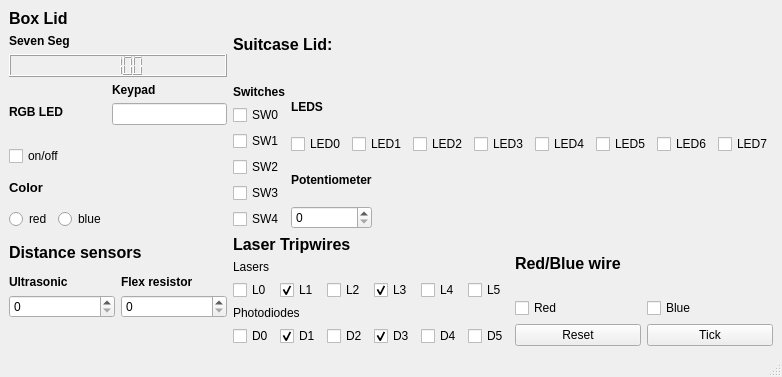
<?xml version="1.0" encoding="UTF-8"?>
<ui version="4.0">
 <class>MainWindow</class>
 <widget class="QMainWindow" name="MainWindow">
  <property name="geometry">
   <rect>
    <x>0</x>
    <y>0</y>
    <width>782</width>
    <height>377</height>
   </rect>
  </property>
  <property name="windowTitle">
   <string>Virtual Diffusing Station</string>
  </property>
  <widget class="QWidget" name="centralwidget">
   <layout class="QGridLayout" name="gridLayout">
    <item row="0" column="0">
     <layout class="QVBoxLayout" name="verticalLayout_13">
      <item>
       <widget class="QLabel" name="BoxLidLabel">
        <property name="font">
         <font>
          <pointsize>12</pointsize>
          <weight>75</weight>
          <bold>true</bold>
         </font>
        </property>
        <property name="text">
         <string>Box Lid</string>
        </property>
       </widget>
      </item>
      <item>
       <layout class="QVBoxLayout" name="verticalLayout_12">
        <item>
         <widget class="QLabel" name="SevenSegLabel">
          <property name="font">
           <font>
            <weight>75</weight>
            <bold>true</bold>
           </font>
          </property>
          <property name="text">
           <string>Seven Seg</string>
          </property>
         </widget>
        </item>
        <item>
         <widget class="QLCDNumber" name="LcdDisplay">
          <property name="font">
           <font>
            <weight>75</weight>
            <bold>true</bold>
           </font>
          </property>
          <property name="intValue" stdset="0">
           <number>100</number>
          </property>
         </widget>
        </item>
        <item>
         <layout class="QHBoxLayout" name="horizontalLayout_7">
          <item>
           <layout class="QVBoxLayout" name="verticalLayout_9">
            <item>
             <widget class="QLabel" name="RgbLabel">
              <property name="font">
               <font>
                <weight>75</weight>
                <bold>true</bold>
               </font>
              </property>
              <property name="text">
               <string>RGB LED</string>
              </property>
             </widget>
            </item>
            <item>
             <widget class="QCheckBox" name="RgbOnOffCheckbox">
              <property name="text">
               <string>on/off</string>
              </property>
             </widget>
            </item>
            <item>
             <layout class="QVBoxLayout" name="verticalLayout_10">
              <item>
               <widget class="QLabel" name="label_12">
                <property name="font">
                 <font>
                  <pointsize>10</pointsize>
                  <weight>75</weight>
                  <bold>true</bold>
                 </font>
                </property>
                <property name="text">
                 <string>Color</string>
                </property>
               </widget>
              </item>
              <item>
               <layout class="QHBoxLayout" name="horizontalLayout_6">
                <item>
                 <widget class="QRadioButton" name="RedRadio">
                  <property name="text">
                   <string>red</string>
                  </property>
                 </widget>
                </item>
                <item>
                 <widget class="QRadioButton" name="BlueRadio">
                  <property name="text">
                   <string>blue</string>
                  </property>
                 </widget>
                </item>
               </layout>
              </item>
             </layout>
            </item>
           </layout>
          </item>
          <item>
           <layout class="QVBoxLayout" name="verticalLayout_11">
            <item>
             <widget class="QLabel" name="KeypadLabel">
              <property name="font">
               <font>
                <weight>75</weight>
                <bold>true</bold>
               </font>
              </property>
              <property name="text">
               <string>Keypad</string>
              </property>
             </widget>
            </item>
            <item>
             <widget class="QLineEdit" name="KeypadTextbox"/>
            </item>
            <item>
             <spacer name="verticalSpacer">
              <property name="orientation">
               <enum>Qt::Vertical</enum>
              </property>
              <property name="sizeHint" stdset="0">
               <size>
                <width>20</width>
                <height>40</height>
               </size>
              </property>
             </spacer>
            </item>
           </layout>
          </item>
         </layout>
        </item>
       </layout>
      </item>
     </layout>
    </item>
    <item row="0" column="1" colspan="2">
     <layout class="QVBoxLayout" name="verticalLayout_5">
      <item>
       <widget class="QLabel" name="SuitcaseLidLabel">
        <property name="font">
         <font>
          <pointsize>12</pointsize>
          <weight>75</weight>
          <bold>true</bold>
         </font>
        </property>
        <property name="text">
         <string>Suitcase Lid:</string>
        </property>
       </widget>
      </item>
      <item>
       <layout class="QHBoxLayout" name="horizontalLayout_3">
        <item>
         <layout class="QVBoxLayout" name="verticalLayout">
          <item>
           <widget class="QLabel" name="SwitchesLabel">
            <property name="font">
             <font>
              <weight>75</weight>
              <bold>true</bold>
             </font>
            </property>
            <property name="text">
             <string>Switches</string>
            </property>
           </widget>
          </item>
          <item>
           <widget class="QCheckBox" name="Sw0Checkbox">
            <property name="text">
             <string>SW0</string>
            </property>
           </widget>
          </item>
          <item>
           <widget class="QCheckBox" name="Sw1Checkbox">
            <property name="text">
             <string>SW1</string>
            </property>
           </widget>
          </item>
          <item>
           <widget class="QCheckBox" name="Sw2Checkbox">
            <property name="text">
             <string>SW2</string>
            </property>
           </widget>
          </item>
          <item>
           <widget class="QCheckBox" name="Sw3Checkbox">
            <property name="text">
             <string>SW3</string>
            </property>
           </widget>
          </item>
          <item>
           <widget class="QCheckBox" name="Sw4Checkbox">
            <property name="text">
             <string>SW4</string>
            </property>
           </widget>
          </item>
         </layout>
        </item>
        <item>
         <layout class="QVBoxLayout" name="verticalLayout_4">
          <item>
           <layout class="QVBoxLayout" name="verticalLayout_2">
            <item>
             <widget class="QLabel" name="LedsLabel">
              <property name="font">
               <font>
                <weight>75</weight>
                <bold>true</bold>
               </font>
              </property>
              <property name="text">
               <string>LEDS</string>
              </property>
             </widget>
            </item>
            <item>
             <layout class="QHBoxLayout" name="horizontalLayout">
              <item>
               <widget class="QCheckBox" name="Led0Checkbox">
                <property name="text">
                 <string>LED0</string>
                </property>
               </widget>
              </item>
              <item>
               <widget class="QCheckBox" name="Led1Checkbox">
                <property name="text">
                 <string>LED1</string>
                </property>
               </widget>
              </item>
              <item>
               <widget class="QCheckBox" name="Led2Checkbox">
                <property name="text">
                 <string>LED2</string>
                </property>
               </widget>
              </item>
              <item>
               <widget class="QCheckBox" name="Led3Checkbox">
                <property name="text">
                 <string>LED3</string>
                </property>
               </widget>
              </item>
              <item>
               <widget class="QCheckBox" name="Led4Checkbox">
                <property name="text">
                 <string>LED4</string>
                </property>
               </widget>
              </item>
              <item>
               <widget class="QCheckBox" name="Led5Checkbox">
                <property name="text">
                 <string>LED5</string>
                </property>
               </widget>
              </item>
              <item>
               <widget class="QCheckBox" name="Led6Checkbox">
                <property name="text">
                 <string>LED6</string>
                </property>
               </widget>
              </item>
              <item>
               <widget class="QCheckBox" name="Led7Checkbox">
                <property name="text">
                 <string>LED7</string>
                </property>
               </widget>
              </item>
             </layout>
            </item>
           </layout>
          </item>
          <item>
           <layout class="QHBoxLayout" name="horizontalLayout_2">
            <item>
             <layout class="QVBoxLayout" name="verticalLayout_3">
              <item>
               <widget class="QLabel" name="PotLabel">
                <property name="font">
                 <font>
                  <weight>75</weight>
                  <bold>true</bold>
                 </font>
                </property>
                <property name="text">
                 <string>Potentiometer</string>
                </property>
               </widget>
              </item>
              <item>
               <widget class="QSpinBox" name="PotSpinbox"/>
              </item>
             </layout>
            </item>
            <item>
             <spacer name="horizontalSpacer">
              <property name="orientation">
               <enum>Qt::Horizontal</enum>
              </property>
              <property name="sizeHint" stdset="0">
               <size>
                <width>40</width>
                <height>20</height>
               </size>
              </property>
             </spacer>
            </item>
           </layout>
          </item>
         </layout>
        </item>
       </layout>
      </item>
     </layout>
    </item>
    <item row="1" column="0">
     <layout class="QVBoxLayout" name="verticalLayout_17">
      <item>
       <widget class="QLabel" name="label_14">
        <property name="font">
         <font>
          <pointsize>12</pointsize>
          <weight>75</weight>
          <bold>true</bold>
         </font>
        </property>
        <property name="text">
         <string>Distance sensors</string>
        </property>
       </widget>
      </item>
      <item>
       <layout class="QHBoxLayout" name="horizontalLayout_9">
        <item>
         <layout class="QVBoxLayout" name="verticalLayout_15">
          <item>
           <widget class="QLabel" name="label_15">
            <property name="font">
             <font>
              <weight>75</weight>
              <bold>true</bold>
             </font>
            </property>
            <property name="text">
             <string>Ultrasonic</string>
            </property>
           </widget>
          </item>
          <item>
           <widget class="QSpinBox" name="UltrasonicSpinbox"/>
          </item>
         </layout>
        </item>
        <item>
         <layout class="QVBoxLayout" name="verticalLayout_16">
          <item>
           <widget class="QLabel" name="label_16">
            <property name="font">
             <font>
              <weight>75</weight>
              <bold>true</bold>
             </font>
            </property>
            <property name="text">
             <string>Flex resistor</string>
            </property>
           </widget>
          </item>
          <item>
           <widget class="QSpinBox" name="FlexSpinbox"/>
          </item>
         </layout>
        </item>
       </layout>
      </item>
     </layout>
    </item>
    <item row="1" column="1" rowspan="2">
     <layout class="QVBoxLayout" name="verticalLayout_6">
      <item>
       <widget class="QLabel" name="label_5">
        <property name="font">
         <font>
          <pointsize>12</pointsize>
          <weight>75</weight>
          <bold>true</bold>
         </font>
        </property>
        <property name="text">
         <string>Laser Tripwires</string>
        </property>
       </widget>
      </item>
      <item>
       <layout class="QVBoxLayout" name="verticalLayout_7">
        <item>
         <widget class="QLabel" name="label_6">
          <property name="text">
           <string>Lasers</string>
          </property>
         </widget>
        </item>
        <item>
         <layout class="QHBoxLayout" name="horizontalLayout_4">
          <item>
           <widget class="QCheckBox" name="L0Checkbox">
            <property name="text">
             <string>L0</string>
            </property>
           </widget>
          </item>
          <item>
           <widget class="QCheckBox" name="L1Checkbox">
            <property name="text">
             <string>L1</string>
            </property>
            <property name="checked">
             <bool>true</bool>
            </property>
           </widget>
          </item>
          <item>
           <widget class="QCheckBox" name="L2Checkbox">
            <property name="text">
             <string>L2</string>
            </property>
           </widget>
          </item>
          <item>
           <widget class="QCheckBox" name="L3Checkbox">
            <property name="text">
             <string>L3</string>
            </property>
            <property name="checked">
             <bool>true</bool>
            </property>
           </widget>
          </item>
          <item>
           <widget class="QCheckBox" name="L4Checkbox">
            <property name="text">
             <string>L4</string>
            </property>
           </widget>
          </item>
          <item>
           <widget class="QCheckBox" name="L5Checkbox">
            <property name="text">
             <string>L5</string>
            </property>
           </widget>
          </item>
         </layout>
        </item>
       </layout>
      </item>
      <item>
       <layout class="QVBoxLayout" name="verticalLayout_8">
        <item>
         <widget class="QLabel" name="label_7">
          <property name="text">
           <string>Photodiodes</string>
          </property>
         </widget>
        </item>
        <item>
         <layout class="QHBoxLayout" name="horizontalLayout_5">
          <item>
           <widget class="QCheckBox" name="D0Checkbox">
            <property name="text">
             <string>D0</string>
            </property>
           </widget>
          </item>
          <item>
           <widget class="QCheckBox" name="D1Checkbox">
            <property name="text">
             <string>D1</string>
            </property>
            <property name="checked">
             <bool>true</bool>
            </property>
           </widget>
          </item>
          <item>
           <widget class="QCheckBox" name="D2Checkbox">
            <property name="text">
             <string>D2</string>
            </property>
           </widget>
          </item>
          <item>
           <widget class="QCheckBox" name="D3Checkbox">
            <property name="text">
             <string>D3</string>
            </property>
            <property name="checked">
             <bool>true</bool>
            </property>
           </widget>
          </item>
          <item>
           <widget class="QCheckBox" name="D4Checkbox">
            <property name="text">
             <string>D4</string>
            </property>
           </widget>
          </item>
          <item>
           <widget class="QCheckBox" name="D5Checkbox">
            <property name="text">
             <string>D5</string>
            </property>
           </widget>
          </item>
         </layout>
        </item>
       </layout>
      </item>
     </layout>
    </item>
    <item row="1" column="2">
     <layout class="QVBoxLayout" name="verticalLayout_14">
      <item>
       <widget class="QLabel" name="label_13">
        <property name="font">
         <font>
          <pointsize>12</pointsize>
          <weight>75</weight>
          <bold>true</bold>
         </font>
        </property>
        <property name="text">
         <string>Red/Blue wire</string>
        </property>
       </widget>
      </item>
      <item>
       <layout class="QHBoxLayout" name="horizontalLayout_8">
        <item>
         <widget class="QCheckBox" name="RedCheckbox">
          <property name="text">
           <string>Red</string>
          </property>
         </widget>
        </item>
        <item>
         <widget class="QCheckBox" name="BlueCheckbox">
          <property name="text">
           <string>Blue</string>
          </property>
         </widget>
        </item>
       </layout>
      </item>
     </layout>
    </item>
    <item row="2" column="2">
     <layout class="QHBoxLayout" name="horizontalLayout_10">
      <item>
       <widget class="QPushButton" name="ResetButton">
        <property name="text">
         <string>Reset</string>
        </property>
       </widget>
      </item>
      <item>
       <widget class="QPushButton" name="TickButton">
        <property name="text">
         <string>Tick</string>
        </property>
       </widget>
      </item>
     </layout>
    </item>
   </layout>
  </widget>
  <widget class="QStatusBar" name="statusbar"/>
 </widget>
 <resources/>
 <connections/>
</ui>
